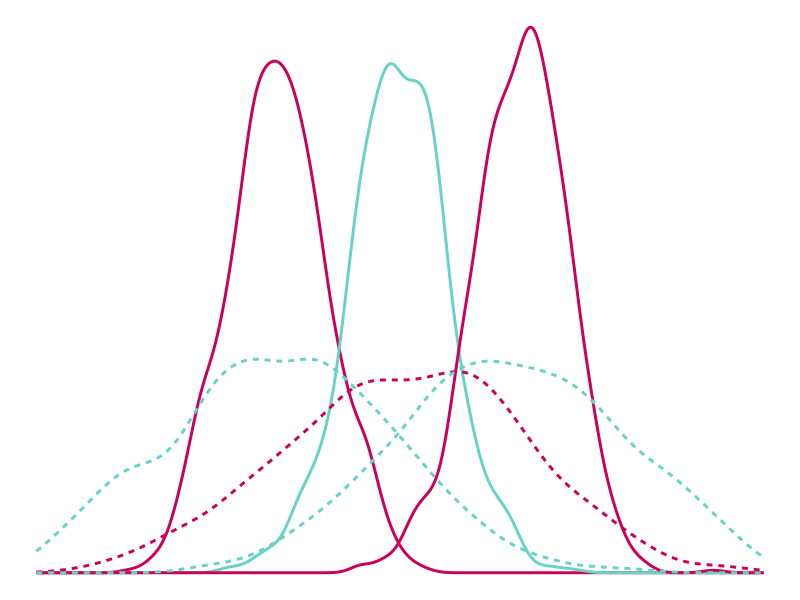
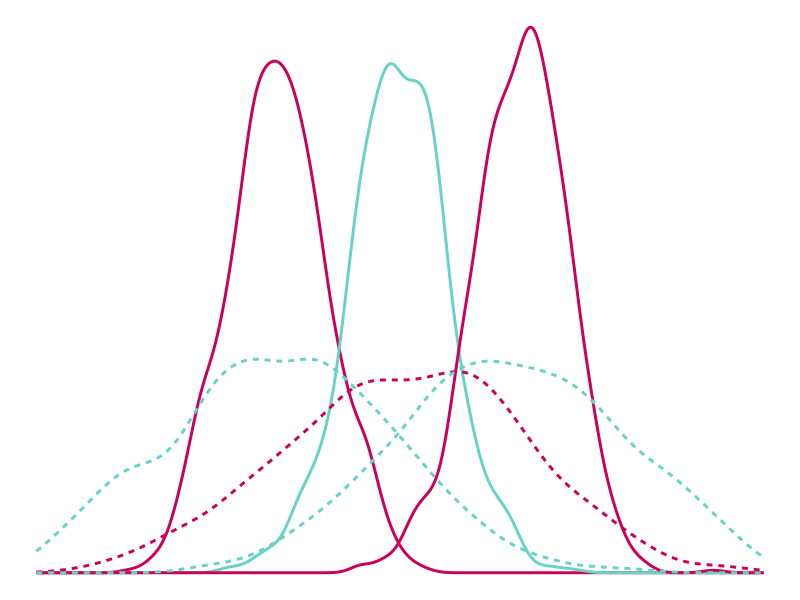

The R script that drew these images, in order:
library(ggplot2)
y1 <- rnorm(1000, -1, 0.4)
y2 <- rnorm(1000, 0, 0.4)
y3 <- rnorm(1000, 1, 0.4)
y4 <- rnorm(1000, -1, 1)
y5 <- rnorm(1000, 0, 1)
y6 <- rnorm(1000, 1, 1)
df <- data.frame(
  NC = as.factor(rep(c(1:6), each = 1000)),
  meanNC = as.factor(rep(c(1,0,1,0,1,0), each = 1000)),
  sdNC = as.factor(rep(c(0,0,0,1,1,1), each = 1000)),
  x = c(y1, y2, y3, y4, y5, y6)
)

ggplot(df, aes(x, group = NC, color = meanNC, linetype = sdNC)) +
  geom_density(alpha = 0.4, size = 1) +
  xlim(-3, 3) +
  theme_void() +
  scale_color_manual(values = c("#69d1c5ff", "#ca005bff")) +
  theme(legend.position = "none")

ggsave("~/Documents/Projects/network_coherence/c_outputs/figures/svg/NCdistributions.png", width = 3, height = 1)
